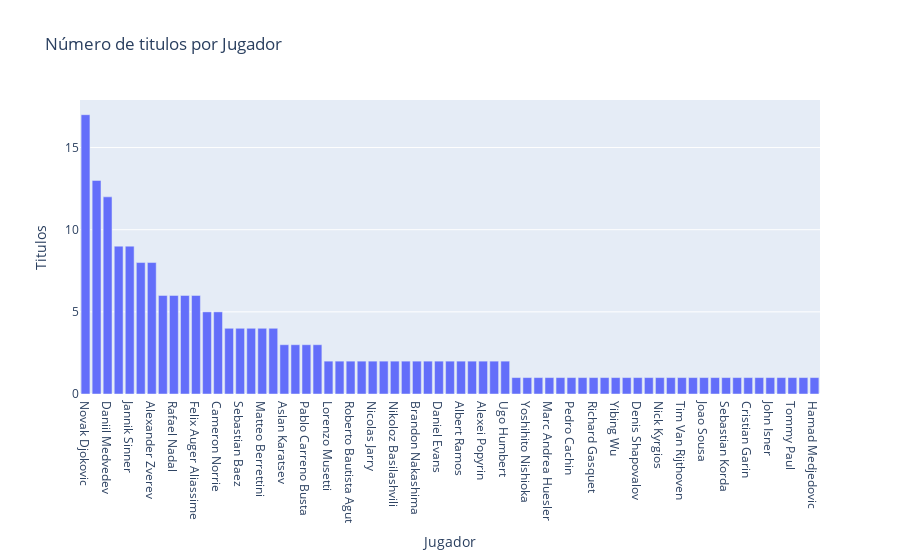

The notebook cell saved with this chart:
### Markdown cell above
### Títulos totales

### Code cell
#Cogemos a los ganadores
campeones = pd.DataFrame(finales['ganador_nombre'].value_counts()).reset_index()

# Datos
jugadores = campeones['ganador_nombre'].tolist()
victorias = campeones['count'].tolist()

# Creamos el gráfico de barras
fig = go.Figure(data=[go.Bar(x=jugadores, y=victorias)])

# Personalizamos el diseño del gráfico
fig.update_layout(
    title='Número de titulos por Jugador',
    xaxis=dict(title='Jugador'),
    yaxis=dict(title='Titulos')
)

fig.show()

### Figure 1 — Plotly figure (JSON) as saved in the notebook; plotly's stock layout.template omitted (floating-point values rounded to 4 significant figures)
{"data": [{"type": "bar", "x": ["Novak Djokovic", "Carlos Alcaraz", "Daniil Medvedev", "Casper Ruud", "Jannik Sinner", "Andrey Rublev", "Alexander Zverev", "Hubert Hurkacz", "Rafael Nadal", "Taylor Fritz", "Felix Auger Aliassime", "Stefanos Tsitsipas", "Cameron Norrie", "Alex De Minaur", "Sebastian Baez", "Adrian Mannarino", "Matteo Berrettini", "Holger Rune", "Aslan Karatsev", "Frances Tiafoe", "Pablo Carreno Busta", "Alexander Bublik", "Lorenzo Musetti", "Tallon Griekspoor", "Roberto Bautista Agut", "Reilly Opelka", "Nicolas Jarry", "Gael Monfils", "Nikoloz Basilashvili", "Francisco Cerundolo", "Brandon Nakashima", "Lorenzo Sonego", "Daniel Evans", "Soon Woo Kwon", "Albert Ramos", "Marin Cilic", "Alexei Popyrin", "David Goffin", "Ugo Humbert", "Karen Khachanov", "Yoshihito Nishioka", "Ben Shelton", "Marc Andrea Huesler", "Christopher Eubanks", "Pedro Cachin", "Arthur Fils", "Richard Gasquet", "Roberto Carballes Baena", "Yibing Wu", "Dusan Lajovic", "Denis Shapovalov", "Borna Coric", "Nick Kyrgios", "Maxime Cressy", "Tim Van Rijthoven", "Pedro Martinez", "Joao Sousa", "Thanasi Kokkinakis", "Sebastian Korda", "Juan Manuel Cerundolo", "Cristian Garin", "Ilya Ivashka", "John Isner", "Diego Schwartzman", "Tommy Paul", "Kevin Anderson", "Hamad Medjedovic"], "y": [17, 13, 12, 9, 9, 8, 8, 6, 6, 6, 6, 5, 5, 4, 4, 4, 4, 4, 3, 3, 3, 3, 2, 2, 2, 2, 2, 2, 2, 2, 2, 2, 2, 2, 2, 2, 2, 2, 2, 1, 1, 1, 1, 1, 1, 1, 1, 1, 1, 1, 1, 1, 1, 1, 1, 1, 1, 1, 1, 1, 1, 1, 1, 1, 1, 1, 1]}], "layout": {"title": {"text": "Número de titulos por Jugador"}, "xaxis": {"title": {"text": "Jugador"}}, "yaxis": {"title": {"text": "Titulos"}}}}
